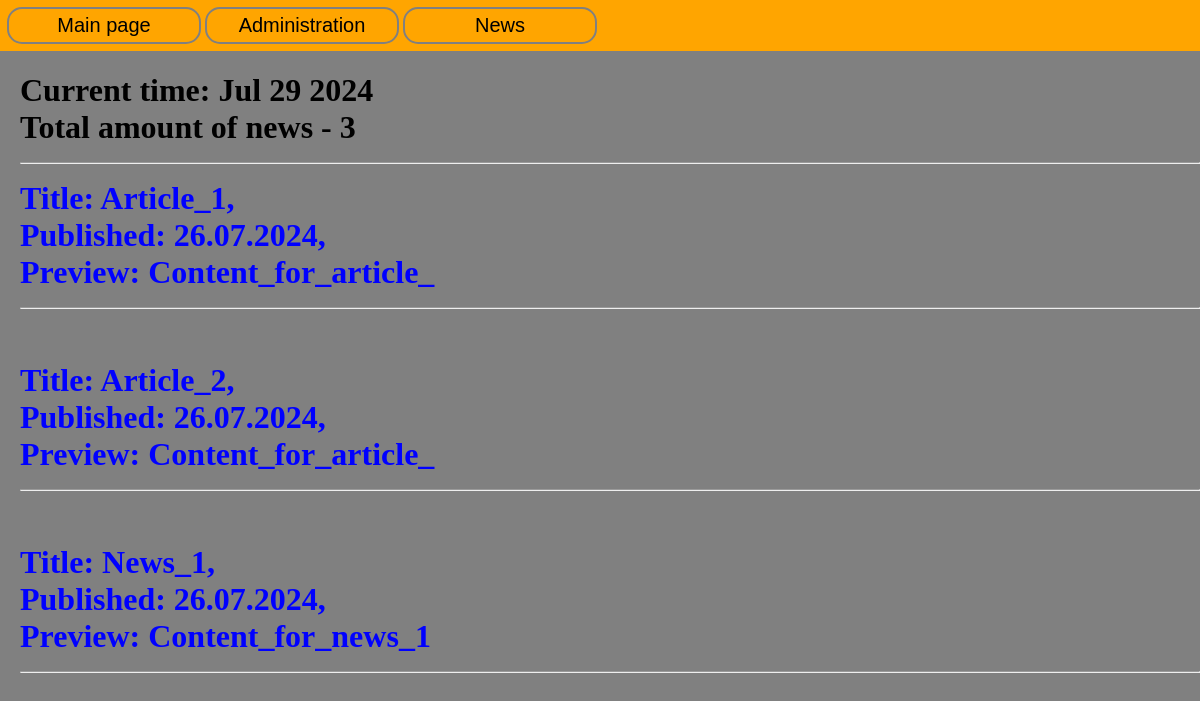
The page /news/ on the database as committed earlier.
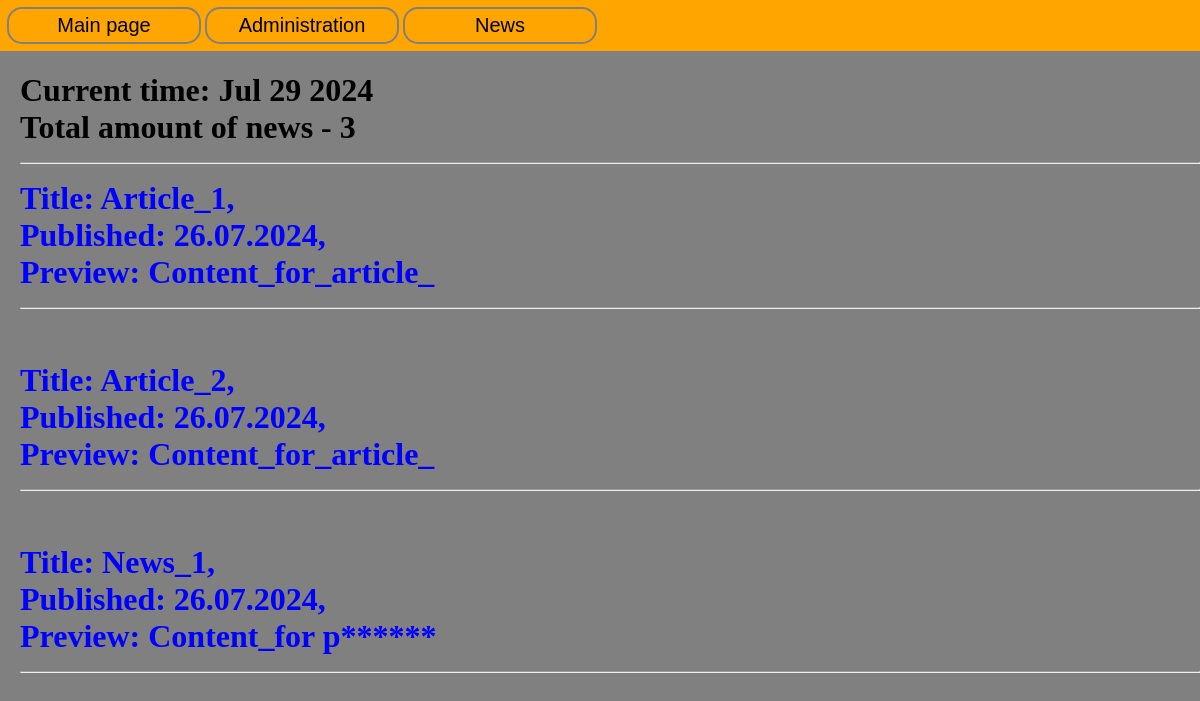
The same page on the database as committed later.
### news/models.py (models this page shows, shortened)
class Post(models.Model):
    post_type = models.CharField(max_length=31, choices=[('News', 'Новость'), ('Article', 'Статья')])
    add_date = models.DateTimeField(auto_now_add=True)
    title = models.CharField(max_length=255)
    content = models.TextField()
    rating = models.IntegerField(null=False)
    author = models.ForeignKey(Author, on_delete=models.CASCADE)
    category = models.ManyToManyField(Category, through='PostCategory')

### news/views.py (the view)
# urls.py: path('news/', PostList.as_view(), name='news'),
class PostList(ListView):
    model = Post
    template_name = 'news/news.html'
    context_object_name = 'news'
    ordering = 'add_date'

### news/templatetags/custom_filters.py (called while the page is built)
@register.filter
def censor(string_to_check):
    bad_words = {
        'редиска': 'р******',
        'морковка': 'м*******',
        'капуста': 'к******'
    }
    list_string = string_to_check.split()
    formated_string = []
    for word in list_string:
        if word in bad_words.keys():
            formated_string.append(bad_words[word])
        else:
            formated_string.append(word)
    return ' '.join(formated_string)

### news/templatetags/custom_tags.py (called while the page is built)
@register.simple_tag()
def current_time(format_string='%b %d %Y'):
    return datetime.utcnow().strftime(format_string)

### templates/news/news.html (shortened to what this page needs)
{% extends 'news/header.html' %}
{% load custom_filters %}
{% load custom_tags %}
{% block body %}
<div class="content" style="margin-left: 20px;">
    <h1>
        Current time: {% current_time '%b %d %Y' %}<br>
        {% if news %}
            Total amount of news - {{ news|length }}
        {% endif %}
        <hr>
        {% for new in news %}
            <a class="news" href="{{ new.id }}">
                Title: {{ new.title }},
                <br> Published: {{ new.add_date|date:"d.m.Y" }},
                <br> Preview: {{ new.content|censor|slice:":20" }}<hr><br>
            </a>
        {% empty %}
            No news available.
        {% endfor %}
    </h1>
</div>
{% endblock %}

### templates/news/header.html (shortened to what this page needs)
<!doctype html>
<html lang="en">
<head>
    {% load static %}
    <link href="{% static 'news/css/styles.css' %}" rel="stylesheet">
</head>
<body>
    <div class="menu_block">
        <ul class="menu_buttons_list">
            <li><a href="/">Main page</a></li>
            <li><a href="/admin">Administration</a></li>
            <li><a href="/news">News</a></li>
        </ul>
    </div>
<div class="content">
    {% block body %}
    {% endblock body %}
</div>
</body>
</html>

### static/news/css/styles.css (style rules this page uses)
body { background: grey; margin: 0; }
.menu_block { background: orange; min-height: 50px; overflow: hidden; }

Rows that differ between the two databases and show on the page:
changed Post "News_1": content|censor "Content_for_news_1" → "Content_for р******"
